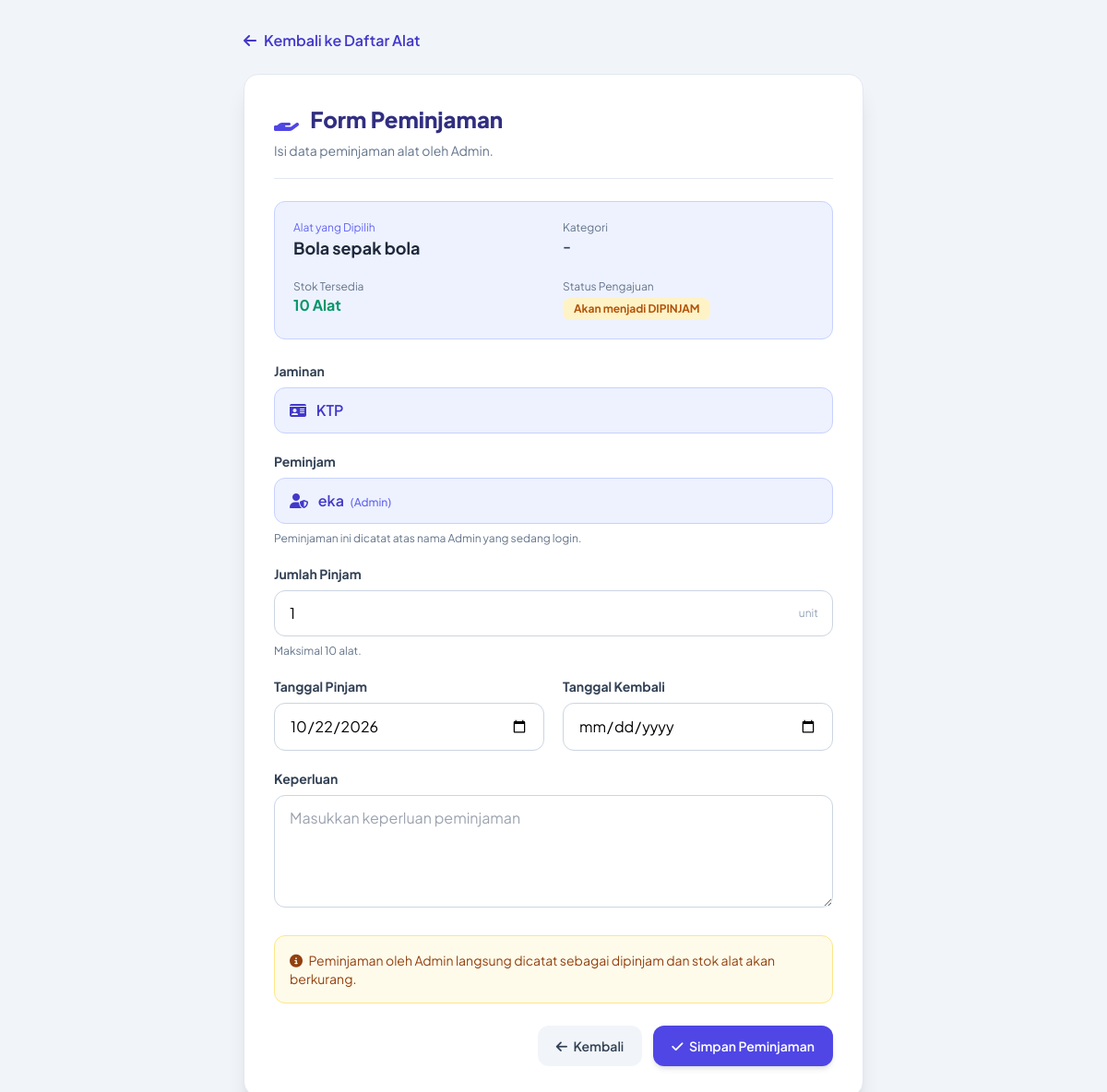
Screenshot of /view/v_alat_pinjam_admin.php?tipe=pinjam&id_alat=1 (signed in) with the database file from the repository.
### tables this page shows
CREATE TABLE `alat` (
  `id_alat` int(11) NOT NULL,
  `id_kategori` int(11) DEFAULT NULL,
  `nama_alat` varchar(70) NOT NULL,
  `stok` int(11) NOT NULL DEFAULT 0
);

### MODEL/m_alat.php (called while the page is built, shortened)
<?php
class m_alat {
    private $db;
    public function __construct($db_connection) {
        $this->db = $db_connection;
    }
    public function tampil_data_by_id($id_alat) {
        $sql = "SELECT * FROM alat WHERE id_alat = ?";
        $stmt = $this->db->prepare($sql);
        $stmt->bind_param("i", $id_alat);
        $stmt->execute();
        return $stmt->get_result()->fetch_object();
    }
}
?>

### VIEW/v_alat_pinjam_admin.php (the view, shortened to what this page needs)
<?php
require_once '../model/m_koneksi.php';
require_once '../model/m_alat.php';
$db = (new m_koneksi())->koneksi;
$alat_model = new m_alat($db);
$id_alat = isset($_GET['id_alat'])
    ? (int) $_GET['id_alat']
    : 0;
$data_alat = null;
if ($id_alat > 0) {
    $data_alat = $alat_model->tampil_data_by_id($id_alat);
}
$stok = (int) ($data_alat->stok ?? 0);
?>
<!DOCTYPE html>
<html lang="id">
<head>
    <script src="https://cdn.tailwindcss.com"></script>
    <link rel="stylesheet"
          href="https://cdnjs.cloudflare.com/ajax/libs/font-awesome/6.4.0/css/all.min.css">
</head>
<body class="bg-slate-100 min-h-screen p-4 md:p-8">
<div class="max-w-2xl mx-auto">
    <a href="v_alat.php"
       class="inline-flex items-center gap-2 text-indigo-700 font-semibold mb-6">
        <i class="fa-solid fa-arrow-left"></i>
        Kembali ke Daftar Alat
    </a>
    <div class="bg-white rounded-2xl shadow-xl border border-slate-200 p-6 md:p-8">
        <div class="border-b border-slate-200 pb-5 mb-6">
            <h1 class="text-2xl font-extrabold text-indigo-900">
                <i class="fa-solid fa-hand-holding text-indigo-600 mr-2"></i>
                Form Peminjaman
            </h1>
            <p class="text-sm text-slate-500 mt-2">
                Isi data peminjaman alat oleh Admin.
            </p>
        </div>
        <div class="bg-indigo-50 border border-indigo-200 rounded-xl p-5 mb-6">
            <div class="grid grid-cols-1 md:grid-cols-2 gap-5">
                <div>
                    <p class="text-xs text-indigo-500">Alat yang Dipilih</p>
                    <p class="font-bold text-slate-800 text-lg">
                        <?= htmlspecialchars($data_alat->nama_alat); ?>
                    </p>
                </div>
                <div>
                    <p class="text-xs text-slate-500">Kategori</p>
                    <p class="font-semibold text-slate-700">
                        <?= htmlspecialchars($data_alat->nama_kategori ?? '-'); ?>
                    </p>
                </div>
                <div>
                    <p class="text-xs text-slate-500">Stok Tersedia</p>
                    <p class="font-bold text-emerald-600">
                        <?= $stok; ?> Alat
                    </p>
                </div>
                <div>
                    <p class="text-xs text-slate-500">Status Pengajuan</p>
                    <span class="inline-block mt-1 px-3 py-1 bg-amber-100 text-amber-700 rounded-lg text-xs font-bold">
                        Akan menjadi DIPINJAM
                    </span>
                </div>
            </div>
        </div>
        <form action="../controller/c_peminjaman.php?aksi=tambah_admin"
              method="POST"
              id="formPeminjaman">
            <div class="mb-5">
                <label class="block text-sm font-bold text-slate-700 mb-2">
                    Jaminan
                </label>
                <div class="w-full px-4 py-3 border border-indigo-200 bg-indigo-50 text-indigo-700 rounded-xl font-semibold">
                    <i class="fa-solid fa-id-card mr-2"></i>
                    KTP
                </div>
            </div>
            <div class="mb-5">
                <label class="block text-sm font-bold text-slate-700 mb-2">
                    Peminjam
                </label>
                <div class="w-full px-4 py-3 border border-indigo-200 bg-indigo-50 text-indigo-700 rounded-xl font-semibold">
                    <i class="fa-solid fa-user-shield mr-2"></i>
                    <?= htmlspecialchars($_SESSION['username'] ?? 'Admin yang sedang login'); ?>
                    <span class="text-xs font-medium text-indigo-500 ml-1">(Admin)</span>
                </div>
                <p class="text-xs text-slate-500 mt-2">
                    Peminjaman ini dicatat atas nama Admin yang sedang login.
                </p>
            </div>
            <div class="mb-5">
                <label for="jumlah" class="block text-sm font-bold text-slate-700 mb-2">
                    Jumlah Pinjam
                </label>
                <div class="relative">
                    <input type="number"
                           name="jumlah_pinjam"
                           id="jumlah"
                           min="1"
                           max="<?= $stok; ?>"
                           value="1"
                           required
                           placeholder="Masukkan jumlah alat"
                           class="w-full px-4 py-3 pr-16 border border-slate-300 rounded-xl focus:outline-none focus:ring-2 focus:ring-indigo-400">
                    <span class="absolute right-4 top-1/2 -translate-y-1/2 text-xs text-slate-400">
                        unit
                    </span>
                </div>
                <p class="text-xs text-slate-500 mt-2">
                    Maksimal <?= $stok; ?> alat.
                </p>
            </div>
            <div class="grid grid-cols-1 md:grid-cols-2 gap-5 mb-5">
                <div>
                    <label for="tanggal_pinjam" class="block text-sm font-bold text-slate-700 mb-2">
                        Tanggal Pinjam
                    </label>
                    <input type="date"
                           name="tanggal_pinjam"
                           id="tanggal_pinjam"
                           required
                           class="w-full px-4 py-3 border border-slate-300 rounded-xl focus:outline-none focus:ring-2 focus:ring-indigo-400">
                </div>
                <div>
                    <label for="tanggal_kembali" class="block text-sm font-bold text-slate-700 mb-2">
                        Tanggal Kembali
                    </label>
                    <input type="date"
                           name="tanggal_kembali"
                           id="tanggal_kembali"
                           required
                           class="w-full px-4 py-3 border border-slate-300 rounded-xl focus:outline-none focus:ring-2 focus:ring-indigo-400">
                </div>
            </div>
            <div class="mb-6">
                <label for="keperluan" class="block text-sm font-bold text-slate-700 mb-2">
                    Keperluan
                </label>
                <textarea name="keperluan"
                          id="keperluan"
                          rows="4"
                          required
                          placeholder="Masukkan keperluan peminjaman"
                          class="w-full px-4 py-3 border border-slate-300 rounded-xl focus:outline-none focus:ring-2 focus:ring-indigo-400"></textarea>
            </div>
            <div class="bg-amber-50 border border-amber-200 rounded-xl p-4 mb-6">
                <p class="text-sm text-amber-800">
                    <i class="fa-solid fa-circle-info mr-1"></i>
                    Peminjaman oleh Admin langsung dicatat sebagai dipinjam dan stok alat akan berkurang.
                </p>
            </div>
            <div class="flex flex-col-reverse sm:flex-row justify-end gap-3">
                <a href="v_alat.php"
                   class="px-5 py-3 rounded-xl bg-slate-100 hover:bg-slate-200 text-slate-700 text-sm font-semibold transition text-center">
                    <i class="fa-solid fa-arrow-left mr-1"></i>
                    Kembali
                </a>
                <button type="submit"
                        class="px-5 py-3 rounded-xl bg-indigo-600 hover:bg-indigo-700 text-white text-sm font-semibold shadow-md transition">
                    <i class="fa-solid fa-check mr-1"></i>
                    Simpan Peminjaman
                </button>
            </div>
        </form>
    </div>
</div>
</body>
</html>

### VIEW/v_alat_pinjam_admin.php (style rules this page uses)
body { font-family: 'Plus Jakarta Sans', sans-serif; }

### rows the page displays
alat: nama_alat "Bola sepak bola", stok "10", jumlah_pinjam "1"

### other values shown
$data_alat->nama_kategori "-"
$_SESSION['username'] "eka"
